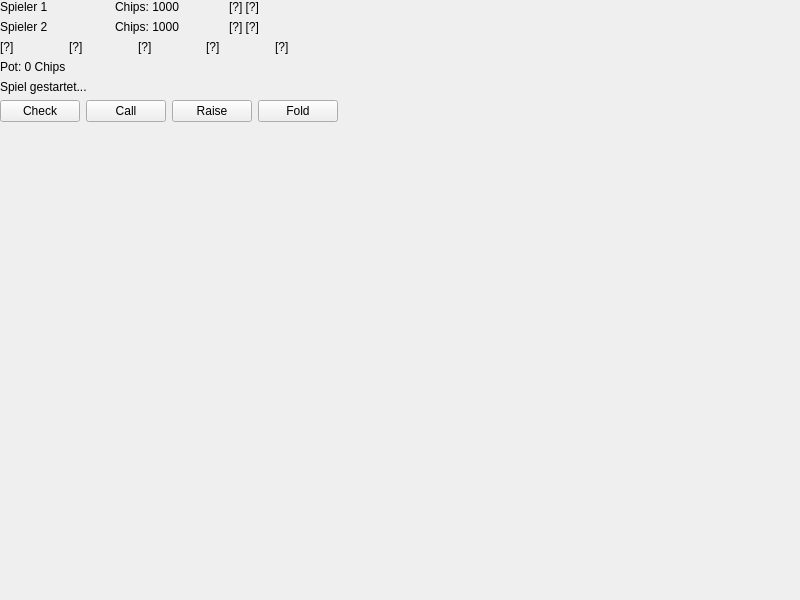
<?xml version="1.0" encoding="UTF-8"?>
<ui version="4.0">
    <class>pokerWindow</class>
    <widget class="QWidget" name="PokerWindow">
        <property name="geometry">
            <rect>
                <x>0</x>
                <y>0</y>
                <width>800</width>
                <height>600</height>
            </rect>
        </property>
        <property name="windowTitle">
            <string>Poker Game</string>
        </property>

        <widget class="QWidget" name="centralWidget">
            <layout class="QVBoxLayout" name="verticalLayout">
                <item>
                    <layout class="QGridLayout" name="playerGrid">
                        <item row="0" column="0">
                            <widget class="QLabel" name="player1Name">
                                <property name="text">
                                    <string>Spieler 1</string>
                                </property>
                            </widget>
                        </item>
                        <item row="0" column="1">
                            <widget class="QLabel" name="player1Chips">
                                <property name="text">
                                    <string>Chips: 1000</string>
                                </property>
                            </widget>
                        </item>
                        <item row="0" column="2">
                            <widget class="QLabel" name="player1Cards">
                                <property name="text">
                                    <string>[?] [?]</string>
                                </property>
                            </widget>
                        </item>

                        <item row="1" column="0">
                            <widget class="QLabel" name="player2Name">
                                <property name="text">
                                    <string>Spieler 2</string>
                                </property>
                            </widget>
                        </item>
                        <item row="1" column="1">
                            <widget class="QLabel" name="player2Chips">
                                <property name="text">
                                    <string>Chips: 1000</string>
                                </property>
                            </widget>
                        </item>
                        <item row="1" column="2">
                            <widget class="QLabel" name="player2Cards">
                                <property name="text">
                                    <string>[?] [?]</string>
                                </property>
                            </widget>
                        </item>
                    </layout>
                </item>

                <item>
                    <layout class="QHBoxLayout" name="boardLayout">
                        <item>
                            <widget class="QLabel" name="flopCard1">
                                <property name="text">
                                    <string>[?]</string>
                                </property>
                            </widget>
                        </item>
                        <item>
                            <widget class="QLabel" name="flopCard2">
                                <property name="text">
                                    <string>[?]</string>
                                </property>
                            </widget>
                        </item>
                        <item>
                            <widget class="QLabel" name="flopCard3">
                                <property name="text">
                                    <string>[?]</string>
                                </property>
                            </widget>
                        </item>
                        <item>
                            <widget class="QLabel" name="turnCard">
                                <property name="text">
                                    <string>[?]</string>
                                </property>
                            </widget>
                        </item>
                        <item>
                            <widget class="QLabel" name="riverCard">
                                <property name="text">
                                    <string>[?]</string>
                                </property>
                            </widget>
                        </item>
                    </layout>
                </item>

                <item>
                    <widget class="QLabel" name="potLabel">
                        <property name="text">
                            <string>Pot: 0 Chips</string>
                        </property>
                    </widget>
                </item>

                <item>
                    <widget class="QLabel" name="logLabel">
                        <property name="text">
                            <string>Spiel gestartet...</string>
                        </property>
                    </widget>
                </item>

                <item>
                    <layout class="QHBoxLayout" name="buttonLayout">
                        <item>
                            <widget class="QPushButton" name="checkButton">
                                <property name="text">
                                    <string>Check</string>
                                </property>
                            </widget>
                        </item>
                        <item>
                            <widget class="QPushButton" name="callButton">
                                <property name="text">
                                    <string>Call</string>
                                </property>
                            </widget>
                        </item>
                        <item>
                            <widget class="QPushButton" name="raiseButton">
                                <property name="text">
                                    <string>Raise</string>
                                </property>
                            </widget>
                        </item>
                        <item>
                            <widget class="QPushButton" name="foldButton">
                                <property name="text">
                                    <string>Fold</string>
                                </property>
                            </widget>
                        </item>
                    </layout>
                </item>
            </layout>
        </widget>
    </widget>
    <resources/>
    <connections/>
</ui>
